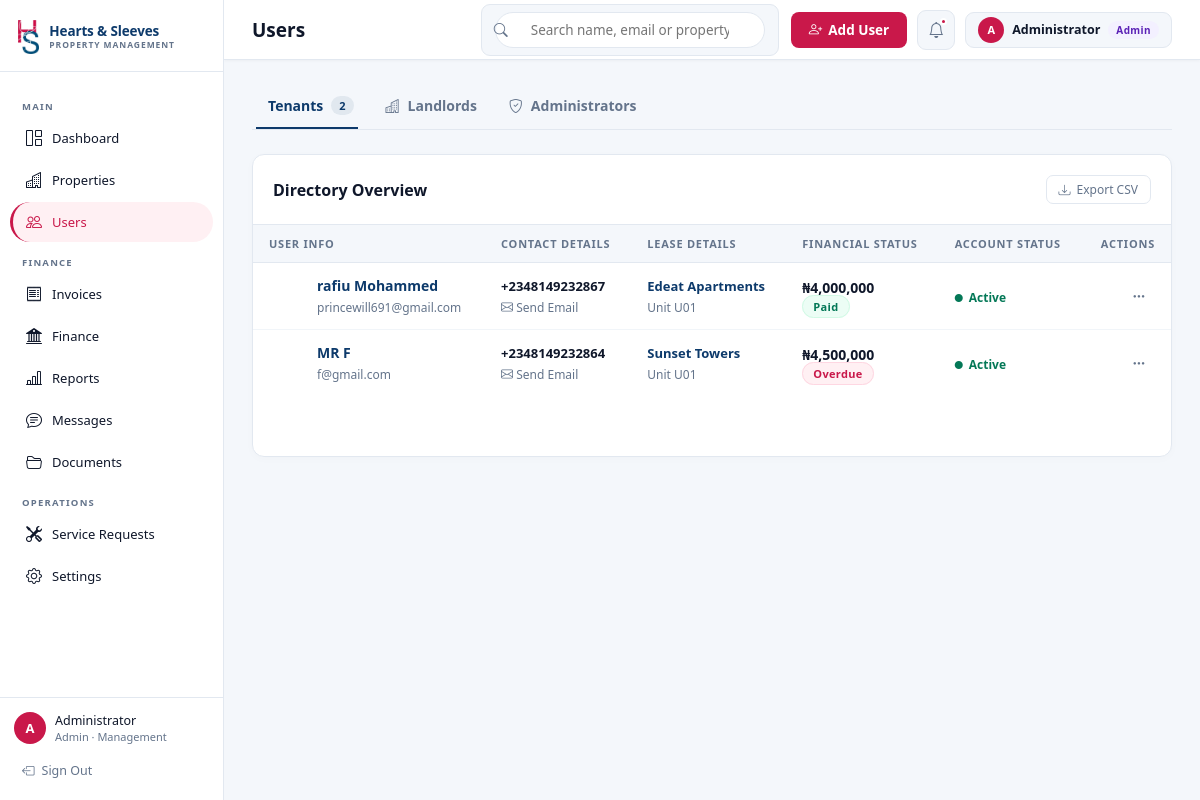
/tenants (signed in), run on the app's committed database.
### models.py (models this page shows, shortened)
class User(db.Model):
    __tablename__ = "users"
    id         = db.Column(db.Integer, primary_key=True)
    name       = db.Column(db.String(120), nullable=False)
    email      = db.Column(db.String(180), unique=True, nullable=False)
    password   = db.Column(db.String(200), nullable=False)   # plain-text for demo; hash in prod
    role       = db.Column(db.String(20),  nullable=False, default="Tenant")  # Admin | Landlord | Tenant
    department = db.Column(db.String(30), nullable=True)
    phone      = db.Column(db.String(30))
    created_at = db.Column(db.DateTime, default=datetime.utcnow)
    is_active = db.Column(db.Boolean, default=True)
    properties  = db.relationship("Property",  back_populates="landlord",  lazy="dynamic",
                                  foreign_keys="Property.landlord_id")
    tenancies   = db.relationship("Tenancy",   back_populates="tenant",    lazy="dynamic")
    invoices    = db.relationship("Invoice",   back_populates="tenant",    lazy="dynamic")
    tickets     = db.relationship("Ticket",    back_populates="tenant",    lazy="dynamic")
    transactions = db.relationship("Transaction", back_populates="tenant", lazy="dynamic")

class Property(db.Model):
    __tablename__ = "properties"
    id          = db.Column(db.Integer, primary_key=True)
    name        = db.Column(db.String(150), nullable=False)
    address     = db.Column(db.String(300))
    type        = db.Column(db.String(50), default="Residential")   # Commercial | Residential | Mixed-Use
    description = db.Column(db.Text)
    avg_rent    = db.Column(db.Float, default=0)
    created_at  = db.Column(db.DateTime, default=datetime.utcnow)
    landlord_id = db.Column(db.Integer, db.ForeignKey("users.id"), nullable=True)
    landlord    = db.relationship("User", back_populates="properties", foreign_keys=[landlord_id])
    units        = db.relationship("Unit",    back_populates="prop", cascade="all, delete-orphan", lazy="dynamic")
    tickets      = db.relationship("Ticket",  back_populates="prop", lazy="dynamic")
    images = db.relationship("PropertyImage", backref="property", cascade="all, delete-orphan", lazy="joined")

class Unit(db.Model):
    __tablename__ = "units"
    id          = db.Column(db.Integer, primary_key=True)
    unit_number = db.Column(db.String(20), nullable=False)   # e.g. "A1", "3B"
    floor       = db.Column(db.Integer, default=0)
    bedrooms    = db.Column(db.Integer, default=1)
    bathrooms   = db.Column(db.Float,   default=1)
    size_sqm    = db.Column(db.Float)
    rent_amount = db.Column(db.Float,   default=0)
    is_occupied = db.Column(db.Boolean, default=False)
    property_id = db.Column(db.Integer, db.ForeignKey("properties.id"), nullable=False)
    prop        = db.relationship("Property", back_populates="units")
    tenancies   = db.relationship("Tenancy", back_populates="unit", lazy="dynamic")
    invoices    = db.relationship("Invoice", back_populates="unit",  lazy="dynamic")
    tickets     = db.relationship("Ticket",  back_populates="unit",  lazy="dynamic")

class Tenancy(db.Model):
    __tablename__ = "tenancies"
    id           = db.Column(db.Integer, primary_key=True)
    start_date   = db.Column(db.Date, nullable=False)
    end_date     = db.Column(db.Date)
    monthly_rent = db.Column(db.Float, nullable=False)
    is_active    = db.Column(db.Boolean, default=True)
    created_at   = db.Column(db.DateTime, default=datetime.utcnow)
    tenant_id    = db.Column(db.Integer, db.ForeignKey("users.id"),  nullable=False)
    unit_id      = db.Column(db.Integer, db.ForeignKey("units.id"),  nullable=False)
    tenant       = db.relationship("User", back_populates="tenancies")
    unit         = db.relationship("Unit", back_populates="tenancies")

class Invoice(db.Model):
    __tablename__ = "invoices"
    id          = db.Column(db.Integer, primary_key=True)
    inv_number  = db.Column(db.String(20), unique=True, nullable=False)  # INV-001
    type        = db.Column(db.String(50), default="Rent")               # Rent | Service Charge | Utility
    amount      = db.Column(db.Float, nullable=False)
    due_date    = db.Column(db.Date, nullable=False)
    status      = db.Column(db.String(20), default="pending")            # pending | paid | overdue
    paystack_ref = db.Column(db.String(100))
    created_at  = db.Column(db.DateTime, default=datetime.utcnow)
    tenant_id   = db.Column(db.Integer, db.ForeignKey("users.id"),  nullable=False)
    unit_id     = db.Column(db.Integer, db.ForeignKey("units.id"),  nullable=True)
    tenant      = db.relationship("User", back_populates="invoices")
    unit        = db.relationship("Unit", back_populates="invoices")
    transaction = db.relationship("Transaction", back_populates="invoice", uselist=False)

### app.py (the view)
@app.route("/tenants")
@role_required("Admin", "Landlord")
def tenants():
    q = request.args.get("q", "").lower()
    filter_role = request.args.get("filter", "Tenant")
    properties = Property.query.all()
    query = User.query
    if filter_role:
        query = query.filter_by(role=filter_role)
    all_users = query.all()
    if q:
        all_users = [u for u in all_users if q in u.name.lower() or q in u.email.lower()]
    tenant_data = []
    for u in all_users:
        active = Tenancy.query.filter_by(tenant_id=u.id, is_active=True).first()
        inv = Invoice.query.filter_by(tenant_id=u.id).order_by(Invoice.due_date.desc()).first()
        tenant_data.append({
            "id": u.id,
            "name": u.name,
            "email": u.email,
            "phone": u.phone,
            "role": u.role,
            "department": u.department,
            "is_active": u.is_active,
            "property_id": active.unit.property_id if active else None,
            "unit_id": active.unit.id if active else None,
            "property_name": active.unit.prop.name if active else "—",
            "unit_number": active.unit.unit_number if active else "—",
            "monthly_rent": active.monthly_rent if active else 0,
            "due_date": inv.due_date.strftime("%b %d, %Y") if inv and inv.due_date else "—",
            "invoice_status": inv.status if inv else "—",
        })
    return render_template(
        "tenants.html",
        tenants=tenant_data,
        q=q,
        filter_role=filter_role,
        role=session["role"],
        properties=properties
    )

### templates/tenants.html (shortened to what this page needs)
{% extends "base.html" %}
{% block page_title %}Users{% endblock %}
{% block topbar_actions %}
<div class="topbar-actions-wrap">
  <form method="get" action="{{ url_for('tenants') }}" class="search-box">
    <i class="bi bi-search"></i>
    <input type="text" name="q" value="{{ q }}" placeholder="Search name, email or property…"/>
  </form>
  {% if role == 'Admin' and (has_perm('manage_staff') or has_perm('onboard_users')) %}
  <button class="btn-cr" onclick="openModal('addTenantModal')">
    <i class="bi bi-person-plus"></i> <span class="hide-mobile">Add User</span>
  </button>
  {% endif %}
</div>
{% endblock %}
{% block content %}
<div class="crm-tabs">
  <a href="{{ url_for('tenants', q=q, filter='Tenant') }}" class="crm-tab {% if filter_role == 'Tenant' %}active{% endif %}">
     Tenants
    {% if filter_role == 'Tenant' %}<span class="crm-tab-badge">{{ tenants|length }}</span>{% endif %}
  </a>
  <a href="{{ url_for('tenants', q=q, filter='Landlord') }}" class="crm-tab {% if filter_role == 'Landlord' %}active{% endif %}">
    <i class="bi bi-buildings"></i> Landlords
  </a>
  <a href="{{ url_for('tenants', q=q, filter='Admin') }}" class="crm-tab {% if filter_role == 'Admin' %}active{% endif %}">
    <i class="bi bi-shield-check"></i> Administrators
  </a>
</div>
<div class="crm-card" style="padding-bottom: 60px;"> <div class="card-hdr" style="border-bottom: 1px solid var(--bd); padding: 20px; display: flex; justify-content: space-between; align-items: center;">
    <span class="card-title fw6" style="font-size: 16px;">
      {% if q %}Search results for "{{ q }}"{% else %}Directory Overview{% endif %}
    </span>
    <button class="btn-ghost sm" onclick="exportCSV()"><i class="bi bi-download"></i> Export CSV</button>
  </div>
  <div class="tw" style="overflow: visible;"> <table class="ht" id="tenantTable" style="width: 100%; border-collapse: collapse;">
      <thead>
        <tr>
          <th>User Info</th>
          <th>Contact Details</th>
          {% if filter_role in ['', 'Tenant'] %}
            <th>Lease Details</th>
            <th>Financial Status</th>
          {% else %}
            <th>Role</th>
          {% endif %}
          <th>Account Status</th>
          {% if role == 'Admin' %}<th style="text-align: right;">Actions</th>{% endif %}
        </tr>
      </thead>
      <tbody>
        {% for t in tenants %}
        <tr class="{% if not t.is_active %}row-inactive{% endif %}" data-id="{{ t.id }}">
          <td>
            <div class="df aic g8" style="min-width:0">
              <div class="tenant-avatar av-{{ ['nv','gr','cr','wn'][loop.index0 % 4] }}">
              </div>
              <div style="min-width:0">
                <a href="{{ url_for('user_profile', user_id=t.id) }}" class="fw6" style="font-size:14px;color:var(--nv);text-decoration:none">{{ t.name }}</a>
                <div class="text-sub">{{ t.email }}</div>
              </div>
            </div>
          </td>
          <td>
            <div class="fw6" style="font-size:13px;">{{ t.phone or 'Not provided' }}</div>
            <a href="mailto:{{ t.email }}" class="text-sub" style="display:inline-block; text-decoration:none;"><i class="bi bi-envelope"></i> Send Email</a>
          </td>
          {% if filter_role in ['', 'Tenant'] %}
            <td>
              {% if t.role == 'Tenant' %}
                {% if t.property_name != '—' %}
                  <div class="fw6" style="font-size:13px;color:var(--nv);">{{ t.property_name }}</div>
                  <div class="text-sub">Unit {{ t.unit_number }}</div>
                {% else %}
                  <span class="text-sub" style="font-style: italic;">Unassigned</span>
                {% endif %}
              {% else %}
                <span class="text-sub">—</span>
              {% endif %}
            </td>
            <td>
              {% if t.role == 'Tenant' %}
                <div class="fw6" style="font-size:14px;">{{ fmt(t.monthly_rent) if t.monthly_rent else '—' }}</div>
                {% if t.invoice_status != '—' %}
                  <span class="badge b-{{ t.invoice_status }}" style="margin-top:4px;">{{ t.invoice_status|title }}</span>
                {% endif %}
              {% else %}
                <span class="text-sub">—</span>
              {% endif %}
            </td>
          {% endif %}
          <td>
            {% if t.is_active %}
              <span style="display:inline-flex; align-items:center; gap:6px; font-size:12px; color:#047857; font-weight:600;"><i class="bi bi-circle-fill" style="font-size:8px;"></i> Active</span>
            {% else %}
              <span style="display:inline-flex; align-items:center; gap:6px; font-size:12px; color:#9ca3af; font-weight:600;"><i class="bi bi-circle-fill" style="font-size:8px;"></i> Suspended</span>
            {% endif %}
          </td>
          {% if role == 'Admin' %}
          <td style="text-align: right;">
            <div class="act-menu-wrap">
              <button class="btn-dots" onclick="toggleDropdown(event, 'dd-{{ t.id }}')">
                <i class="bi bi-three-dots"></i>
              </button>
            </div>
          </td>
          {% endif %}
        </tr>
        {% endfor %}
      </tbody>
    </table>
  </div>
</div>
{% endblock %}

### templates/base.html (shortened to what this page needs)
<!DOCTYPE html>
<html lang="en">
<head>
  <link href="https://cdn.jsdelivr.net/npm/bootstrap-icons@1.11.3/font/bootstrap-icons.min.css" rel="stylesheet"/>
</head>
<body>
<aside class="sb" id="appSidebar">
  <div class="sb-logo">
    <div class="sb-logo-inner">
      <a href="{{ url_for('dashboard') }}" class="sb-brand">
        <img src="{{ url_for('static', filename='img/hs-mark.png') }}" alt="Hearts &amp; Sleeves" class="sb-logo-img">
        <span class="sb-brand-tx">
          <span class="sb-brand-name">Hearts &amp; Sleeves</span>
          <span class="sb-brand-sub">Property Management</span>
        </span>
      </a>
    </div>
  </div>
  <nav class="sb-nav">
    <div class="nav-sec">Main</div>
    <a href="{{ url_for('dashboard') }}" class="nav-item {% if request.endpoint=='dashboard' %}active{% endif %}">
      <i class="bi bi-grid-1x2"></i> Dashboard
    </a>
    {% if session.role in ['Admin','Landlord'] %}
    <a href="{{ url_for('properties') }}" class="nav-item {% if request.endpoint=='properties' %}active{% endif %}">
      <i class="bi bi-buildings"></i> Properties
    </a>
    <a href="{{ url_for('tenants') }}" class="nav-item {% if request.endpoint in ['tenants','user_profile'] %}active{% endif %}">
      <i class="bi bi-people"></i> Users
    </a>
    {% endif %}
    <div class="nav-sec">Finance</div>
    {% if session.role != 'Admin' or has_perm('view_finance_full') or has_perm('view_payment_status') %}
    <a href="{{ url_for('invoices') }}" class="nav-item {% if request.endpoint=='invoices' %}active{% endif %}">
      <i class="bi bi-receipt"></i>
      {% if session.role=='Tenant' %}My Invoices{% else %}Invoices{% endif %}
    </a>
    {% endif %}
    {% if session.role != 'Admin' or has_perm('view_finance_full') or has_perm('view_finance_costs') %}
    <a href="{{ url_for('finance') }}" class="nav-item {% if request.endpoint=='finance' %}active{% endif %}">
      <i class="bi bi-bank2"></i>
      {% if session.role == 'Tenant' %}My Finances{% elif dept == 'Maintenance' %}Maintenance Costs{% else %}Finance{% endif %}
    </a>
    {% endif %}
    {% if session.role != 'Admin' or has_perm('export_financials') or has_perm('view_tenant_full') or has_perm('view_finance_costs') %}
    <a href="{{ url_for('reports') }}" class="nav-item {% if request.endpoint in ['reports','reports_export_csv'] %}active{% endif %}">
      <i class="bi bi-bar-chart-line"></i> Reports
    </a>
    {% endif %}
    <a href="{{ url_for('messages') }}" class="nav-item {% if request.endpoint in ['messages','message_view','message_reply','message_delete'] %}active{% endif %}">
      <i class="bi bi-chat-text"></i> Messages
    </a>
    {% if session.role != 'Admin' or has_perm('view_tenant_full') %}
    <a href="{{ url_for('documents') }}" class="nav-item {% if request.endpoint=='documents' %}active{% endif %}">
      <i class="bi bi-folder2-open"></i>
      {% if session.role == 'Admin' %}Documents{% else %}My Documents{% endif %}
    </a>
    {% endif %}
    <div class="nav-sec">Operations</div>
    {% if session.role != 'Admin' or has_perm('view_maintenance_full') or has_perm('view_maintenance_status') %}
    <a href="{{ url_for('service') }}" class="nav-item {% if request.endpoint=='service' %}active{% endif %}">
      <i class="bi bi-tools"></i>
      {% if session.role=='Tenant' %}Report Issue{% else %}Service Requests{% endif %}
    </a>
    {% endif %}
    <a href="{{ url_for('settings') }}" class="nav-item {% if request.endpoint=='settings' %}active{% endif %}">
      <i class="bi bi-gear"></i> Settings
    </a>
  </nav>
  <div class="sb-user">
    <div class="user-pill">
      <div class="av">{{ session.user[0] }}</div>
      <div style="flex:1;min-width:0">
        <div class="uname">{{ session.user }}</div>
        <div class="urole">{{ session.role }}{% if dept %} · {{ dept }}{% endif %}</div>
      </div>
    </div>
    <a href="{{ url_for('logout') }}" class="logout">
      <i class="bi bi-box-arrow-left"></i> Sign Out
    </a>
  </div>
</aside>
<div class="main-wrap">
  <header class="topbar">
    <div class="topbar-left">
      <span class="page-title-top">{% block page_title %}Dashboard{% endblock %}</span>
    </div>
    <div class="topbar-right">
      {% block topbar_actions %}{% endblock %}
      <div class="notif">
        <i class="bi bi-bell" style="font-size:16px;color:var(--mt)"></i>
        <div class="ndot"></div>
      </div>
      <div class="user-top">
        <div class="av" style="width:26px;height:26px;font-size:11px">{{ session.user[0] }}</div>
        <span style="font-size:12.5px;font-weight:600">{{ session.user.split()[0] }}</span>
        <span class="badge-role br-{{ session.role }}">{{ session.role }}</span>
      </div>
    </div>
  </header>
  <main class="content">{% block content %}{% endblock %}</main>
</div>
</body>
</html>

### data on the page
User: user "Administrator", role "Admin", department "Management"
User: name "rafiu Mohammed", email "princewill691@gmail.com", phone "+2348149232867"
Property: property_name "Edeat Apartments"
Unit: unit_number "U01"
Tenancy: monthly_rent "₦4,000,000"
Invoice: invoice_status "Paid"
User: name "MR F", email "f@gmail.com", phone "+2348149232864"
Property: property_name "Sunset Towers"
Unit: unit_number "U01"
Tenancy: monthly_rent "₦4,500,000"
Invoice: invoice_status "Overdue"

### other printed values
{{ session.user[0] }} "A"
{{ tenants|length }} "2"
